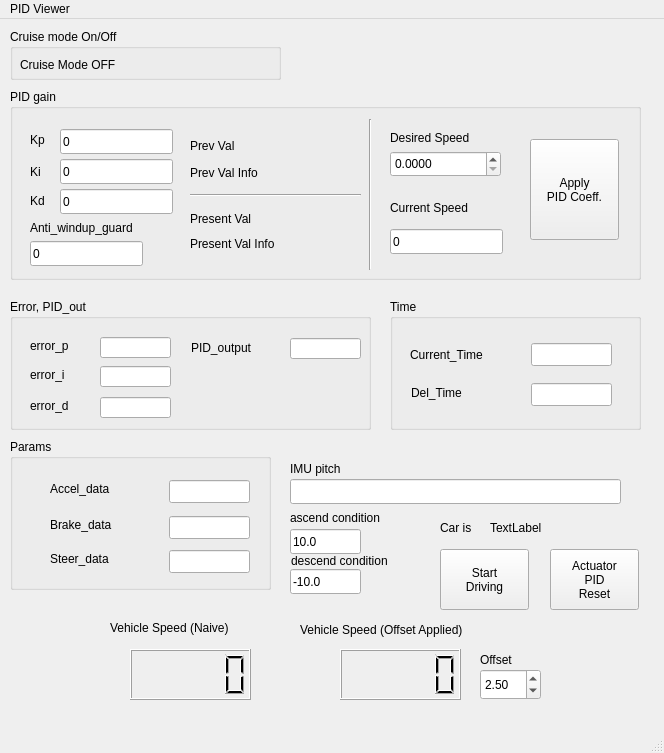
<?xml version="1.0" encoding="UTF-8"?>
<ui version="4.0">
 <class>MainWindow</class>
 <widget class="QMainWindow" name="MainWindow">
  <property name="geometry">
   <rect>
    <x>0</x>
    <y>0</y>
    <width>664</width>
    <height>753</height>
   </rect>
  </property>
  <property name="windowTitle">
   <string>MainWindow</string>
  </property>
  <widget class="QWidget" name="centralwidget">
   <widget class="QLCDNumber" name="lcdNumber">
    <property name="geometry">
     <rect>
      <x>130</x>
      <y>630</y>
      <width>121</width>
      <height>51</height>
     </rect>
    </property>
   </widget>
   <widget class="QLabel" name="label">
    <property name="geometry">
     <rect>
      <x>110</x>
      <y>600</y>
      <width>151</width>
      <height>17</height>
     </rect>
    </property>
    <property name="text">
     <string>Vehicle Speed (Naive)</string>
    </property>
   </widget>
   <widget class="QLabel" name="label_2">
    <property name="geometry">
     <rect>
      <x>300</x>
      <y>590</y>
      <width>211</width>
      <height>41</height>
     </rect>
    </property>
    <property name="text">
     <string>Vehicle Speed (Offset Applied)</string>
    </property>
   </widget>
   <widget class="QLCDNumber" name="lcdNumber_2">
    <property name="geometry">
     <rect>
      <x>340</x>
      <y>630</y>
      <width>121</width>
      <height>51</height>
     </rect>
    </property>
   </widget>
   <widget class="QGroupBox" name="groupBox">
    <property name="geometry">
     <rect>
      <x>10</x>
      <y>70</y>
      <width>631</width>
      <height>191</height>
     </rect>
    </property>
    <property name="title">
     <string>PID gain</string>
    </property>
    <widget class="QLineEdit" name="lineEdit">
     <property name="geometry">
      <rect>
       <x>50</x>
       <y>40</y>
       <width>113</width>
       <height>25</height>
      </rect>
     </property>
     <property name="text">
      <string>0</string>
     </property>
    </widget>
    <widget class="QLineEdit" name="lineEdit_2">
     <property name="geometry">
      <rect>
       <x>50</x>
       <y>70</y>
       <width>113</width>
       <height>25</height>
      </rect>
     </property>
     <property name="text">
      <string>0</string>
     </property>
    </widget>
    <widget class="QLineEdit" name="lineEdit_3">
     <property name="geometry">
      <rect>
       <x>50</x>
       <y>100</y>
       <width>113</width>
       <height>25</height>
      </rect>
     </property>
     <property name="text">
      <string>0</string>
     </property>
    </widget>
    <widget class="QLabel" name="label_3">
     <property name="geometry">
      <rect>
       <x>20</x>
       <y>42</y>
       <width>67</width>
       <height>17</height>
      </rect>
     </property>
     <property name="text">
      <string>Kp</string>
     </property>
    </widget>
    <widget class="QLabel" name="label_4">
     <property name="geometry">
      <rect>
       <x>20</x>
       <y>74</y>
       <width>67</width>
       <height>17</height>
      </rect>
     </property>
     <property name="text">
      <string>Ki</string>
     </property>
    </widget>
    <widget class="QLabel" name="label_5">
     <property name="geometry">
      <rect>
       <x>20</x>
       <y>103</y>
       <width>67</width>
       <height>17</height>
      </rect>
     </property>
     <property name="text">
      <string>Kd</string>
     </property>
    </widget>
    <widget class="Line" name="line">
     <property name="geometry">
      <rect>
       <x>180</x>
       <y>96</y>
       <width>171</width>
       <height>20</height>
      </rect>
     </property>
     <property name="orientation">
      <enum>Qt::Horizontal</enum>
     </property>
    </widget>
    <widget class="QLabel" name="label_6">
     <property name="geometry">
      <rect>
       <x>180</x>
       <y>48</y>
       <width>67</width>
       <height>17</height>
      </rect>
     </property>
     <property name="text">
      <string>Prev Val</string>
     </property>
    </widget>
    <widget class="QLabel" name="label_7">
     <property name="geometry">
      <rect>
       <x>180</x>
       <y>121</y>
       <width>81</width>
       <height>17</height>
      </rect>
     </property>
     <property name="text">
      <string>Present Val</string>
     </property>
    </widget>
    <widget class="QPushButton" name="pushButton">
     <property name="enabled">
      <bool>true</bool>
     </property>
     <property name="geometry">
      <rect>
       <x>520</x>
       <y>50</y>
       <width>89</width>
       <height>101</height>
      </rect>
     </property>
     <property name="text">
      <string>Apply 
PID Coeff.</string>
     </property>
    </widget>
    <widget class="QLabel" name="label_8">
     <property name="geometry">
      <rect>
       <x>180</x>
       <y>75</y>
       <width>121</width>
       <height>17</height>
      </rect>
     </property>
     <property name="text">
      <string>Prev Val Info</string>
     </property>
    </widget>
    <widget class="QLabel" name="label_9">
     <property name="geometry">
      <rect>
       <x>180</x>
       <y>146</y>
       <width>121</width>
       <height>17</height>
      </rect>
     </property>
     <property name="text">
      <string>Present Val Info</string>
     </property>
    </widget>
    <widget class="QLabel" name="label_11">
     <property name="geometry">
      <rect>
       <x>380</x>
       <y>40</y>
       <width>121</width>
       <height>17</height>
      </rect>
     </property>
     <property name="text">
      <string>Desired Speed</string>
     </property>
    </widget>
    <widget class="Line" name="line_2">
     <property name="geometry">
      <rect>
       <x>350</x>
       <y>30</y>
       <width>20</width>
       <height>151</height>
      </rect>
     </property>
     <property name="orientation">
      <enum>Qt::Vertical</enum>
     </property>
    </widget>
    <widget class="QLabel" name="label_25">
     <property name="geometry">
      <rect>
       <x>380</x>
       <y>110</y>
       <width>121</width>
       <height>17</height>
      </rect>
     </property>
     <property name="text">
      <string>Current Speed</string>
     </property>
    </widget>
    <widget class="QLabel" name="label_26">
     <property name="geometry">
      <rect>
       <x>20</x>
       <y>130</y>
       <width>141</width>
       <height>17</height>
      </rect>
     </property>
     <property name="text">
      <string>Anti_windup_guard</string>
     </property>
    </widget>
    <widget class="QLineEdit" name="lineEdit_9">
     <property name="geometry">
      <rect>
       <x>20</x>
       <y>152</y>
       <width>113</width>
       <height>25</height>
      </rect>
     </property>
     <property name="text">
      <string>0</string>
     </property>
    </widget>
    <widget class="QLineEdit" name="lineEdit_10">
     <property name="geometry">
      <rect>
       <x>380</x>
       <y>140</y>
       <width>113</width>
       <height>25</height>
      </rect>
     </property>
     <property name="text">
      <string>0</string>
     </property>
     <property name="readOnly">
      <bool>true</bool>
     </property>
    </widget>
    <widget class="QDoubleSpinBox" name="doubleSpinBox_2">
     <property name="geometry">
      <rect>
       <x>380</x>
       <y>62</y>
       <width>111</width>
       <height>26</height>
      </rect>
     </property>
     <property name="decimals">
      <number>4</number>
     </property>
     <property name="maximum">
      <double>1000.000000000000000</double>
     </property>
    </widget>
   </widget>
   <widget class="QDoubleSpinBox" name="doubleSpinBox">
    <property name="geometry">
     <rect>
      <x>480</x>
      <y>650</y>
      <width>61</width>
      <height>31</height>
     </rect>
    </property>
    <property name="minimum">
     <double>-99.000000000000000</double>
    </property>
    <property name="value">
     <double>2.500000000000000</double>
    </property>
   </widget>
   <widget class="QLabel" name="label_10">
    <property name="geometry">
     <rect>
      <x>480</x>
      <y>620</y>
      <width>61</width>
      <height>41</height>
     </rect>
    </property>
    <property name="text">
     <string>Offset</string>
    </property>
   </widget>
   <widget class="QPushButton" name="pushButton_2">
    <property name="geometry">
     <rect>
      <x>550</x>
      <y>530</y>
      <width>89</width>
      <height>61</height>
     </rect>
    </property>
    <property name="text">
     <string>Actuator
PID
Reset</string>
    </property>
   </widget>
   <widget class="QPushButton" name="pushButton_4">
    <property name="geometry">
     <rect>
      <x>440</x>
      <y>530</y>
      <width>89</width>
      <height>61</height>
     </rect>
    </property>
    <property name="text">
     <string>Start 
Driving</string>
    </property>
   </widget>
   <widget class="QGroupBox" name="groupBox_2">
    <property name="geometry">
     <rect>
      <x>10</x>
      <y>420</y>
      <width>261</width>
      <height>151</height>
     </rect>
    </property>
    <property name="title">
     <string>Params</string>
    </property>
    <widget class="QLabel" name="label_12">
     <property name="geometry">
      <rect>
       <x>40</x>
       <y>40</y>
       <width>111</width>
       <height>20</height>
      </rect>
     </property>
     <property name="text">
      <string>Accel_data</string>
     </property>
    </widget>
    <widget class="QLabel" name="label_13">
     <property name="geometry">
      <rect>
       <x>40</x>
       <y>76</y>
       <width>111</width>
       <height>20</height>
      </rect>
     </property>
     <property name="text">
      <string>Brake_data</string>
     </property>
    </widget>
    <widget class="QLabel" name="label_23">
     <property name="geometry">
      <rect>
       <x>40</x>
       <y>110</y>
       <width>111</width>
       <height>20</height>
      </rect>
     </property>
     <property name="text">
      <string>Steer_data</string>
     </property>
    </widget>
    <widget class="QLineEdit" name="lineEdit_11">
     <property name="geometry">
      <rect>
       <x>159</x>
       <y>41</y>
       <width>81</width>
       <height>23</height>
      </rect>
     </property>
     <property name="echoMode">
      <enum>QLineEdit::Normal</enum>
     </property>
     <property name="readOnly">
      <bool>true</bool>
     </property>
    </widget>
    <widget class="QLineEdit" name="lineEdit_12">
     <property name="geometry">
      <rect>
       <x>159</x>
       <y>77</y>
       <width>81</width>
       <height>23</height>
      </rect>
     </property>
     <property name="echoMode">
      <enum>QLineEdit::Normal</enum>
     </property>
     <property name="readOnly">
      <bool>true</bool>
     </property>
    </widget>
    <widget class="QLineEdit" name="lineEdit_13">
     <property name="geometry">
      <rect>
       <x>159</x>
       <y>111</y>
       <width>81</width>
       <height>23</height>
      </rect>
     </property>
     <property name="echoMode">
      <enum>QLineEdit::Normal</enum>
     </property>
     <property name="readOnly">
      <bool>true</bool>
     </property>
    </widget>
   </widget>
   <widget class="QGroupBox" name="groupBox_3">
    <property name="geometry">
     <rect>
      <x>10</x>
      <y>280</y>
      <width>361</width>
      <height>131</height>
     </rect>
    </property>
    <property name="title">
     <string>Error, PID_out</string>
    </property>
    <widget class="QLabel" name="label_14">
     <property name="geometry">
      <rect>
       <x>20</x>
       <y>38</y>
       <width>67</width>
       <height>17</height>
      </rect>
     </property>
     <property name="text">
      <string>error_p</string>
     </property>
    </widget>
    <widget class="QLabel" name="label_15">
     <property name="geometry">
      <rect>
       <x>20</x>
       <y>67</y>
       <width>67</width>
       <height>17</height>
      </rect>
     </property>
     <property name="text">
      <string>error_i</string>
     </property>
    </widget>
    <widget class="QLabel" name="label_16">
     <property name="geometry">
      <rect>
       <x>20</x>
       <y>98</y>
       <width>67</width>
       <height>17</height>
      </rect>
     </property>
     <property name="text">
      <string>error_d</string>
     </property>
    </widget>
    <widget class="QLabel" name="label_24">
     <property name="geometry">
      <rect>
       <x>181</x>
       <y>40</y>
       <width>81</width>
       <height>17</height>
      </rect>
     </property>
     <property name="text">
      <string>PID_output</string>
     </property>
    </widget>
    <widget class="QLineEdit" name="lineEdit_5">
     <property name="geometry">
      <rect>
       <x>90</x>
       <y>38</y>
       <width>71</width>
       <height>21</height>
      </rect>
     </property>
     <property name="echoMode">
      <enum>QLineEdit::Normal</enum>
     </property>
     <property name="readOnly">
      <bool>true</bool>
     </property>
    </widget>
    <widget class="QLineEdit" name="lineEdit_6">
     <property name="geometry">
      <rect>
       <x>90</x>
       <y>67</y>
       <width>71</width>
       <height>21</height>
      </rect>
     </property>
     <property name="echoMode">
      <enum>QLineEdit::Normal</enum>
     </property>
     <property name="readOnly">
      <bool>true</bool>
     </property>
    </widget>
    <widget class="QLineEdit" name="lineEdit_7">
     <property name="geometry">
      <rect>
       <x>90</x>
       <y>98</y>
       <width>71</width>
       <height>21</height>
      </rect>
     </property>
     <property name="echoMode">
      <enum>QLineEdit::Normal</enum>
     </property>
     <property name="readOnly">
      <bool>true</bool>
     </property>
    </widget>
    <widget class="QLineEdit" name="lineEdit_8">
     <property name="geometry">
      <rect>
       <x>280</x>
       <y>39</y>
       <width>71</width>
       <height>21</height>
      </rect>
     </property>
     <property name="echoMode">
      <enum>QLineEdit::Normal</enum>
     </property>
     <property name="readOnly">
      <bool>true</bool>
     </property>
    </widget>
   </widget>
   <widget class="QGroupBox" name="groupBox_5">
    <property name="geometry">
     <rect>
      <x>10</x>
      <y>10</y>
      <width>271</width>
      <height>51</height>
     </rect>
    </property>
    <property name="title">
     <string>Cruise mode On/Off</string>
    </property>
    <widget class="QLabel" name="label_17">
     <property name="geometry">
      <rect>
       <x>10</x>
       <y>27</y>
       <width>171</width>
       <height>17</height>
      </rect>
     </property>
     <property name="text">
      <string>Cruise Mode OFF</string>
     </property>
    </widget>
   </widget>
   <widget class="QGroupBox" name="groupBox_6">
    <property name="geometry">
     <rect>
      <x>390</x>
      <y>280</y>
      <width>251</width>
      <height>131</height>
     </rect>
    </property>
    <property name="title">
     <string>Time</string>
    </property>
    <widget class="QLabel" name="label_27">
     <property name="geometry">
      <rect>
       <x>20</x>
       <y>47</y>
       <width>101</width>
       <height>17</height>
      </rect>
     </property>
     <property name="text">
      <string>Current_Time</string>
     </property>
    </widget>
    <widget class="QLabel" name="label_28">
     <property name="geometry">
      <rect>
       <x>21</x>
       <y>85</y>
       <width>101</width>
       <height>17</height>
      </rect>
     </property>
     <property name="text">
      <string>Del_Time</string>
     </property>
    </widget>
    <widget class="QLineEdit" name="lineEdit_14">
     <property name="geometry">
      <rect>
       <x>141</x>
       <y>44</y>
       <width>81</width>
       <height>23</height>
      </rect>
     </property>
     <property name="echoMode">
      <enum>QLineEdit::Normal</enum>
     </property>
     <property name="readOnly">
      <bool>true</bool>
     </property>
    </widget>
    <widget class="QLineEdit" name="lineEdit_15">
     <property name="geometry">
      <rect>
       <x>141</x>
       <y>84</y>
       <width>81</width>
       <height>23</height>
      </rect>
     </property>
     <property name="echoMode">
      <enum>QLineEdit::Normal</enum>
     </property>
     <property name="readOnly">
      <bool>true</bool>
     </property>
    </widget>
   </widget>
   <widget class="QLineEdit" name="lineEdit_4">
    <property name="geometry">
     <rect>
      <x>290</x>
      <y>460</y>
      <width>331</width>
      <height>25</height>
     </rect>
    </property>
    <property name="readOnly">
     <bool>true</bool>
    </property>
   </widget>
   <widget class="QLabel" name="label_18">
    <property name="geometry">
     <rect>
      <x>290</x>
      <y>440</y>
      <width>111</width>
      <height>20</height>
     </rect>
    </property>
    <property name="text">
     <string>IMU pitch</string>
    </property>
   </widget>
   <widget class="QLineEdit" name="lineEdit_16">
    <property name="geometry">
     <rect>
      <x>290</x>
      <y>510</y>
      <width>71</width>
      <height>25</height>
     </rect>
    </property>
    <property name="text">
     <string>10.0</string>
    </property>
    <property name="readOnly">
     <bool>false</bool>
    </property>
   </widget>
   <widget class="QLineEdit" name="lineEdit_17">
    <property name="geometry">
     <rect>
      <x>290</x>
      <y>550</y>
      <width>71</width>
      <height>25</height>
     </rect>
    </property>
    <property name="text">
     <string>-10.0</string>
    </property>
    <property name="readOnly">
     <bool>false</bool>
    </property>
   </widget>
   <widget class="QLabel" name="label_19">
    <property name="geometry">
     <rect>
      <x>290</x>
      <y>490</y>
      <width>121</width>
      <height>17</height>
     </rect>
    </property>
    <property name="text">
     <string>ascend condition</string>
    </property>
   </widget>
   <widget class="QLabel" name="label_20">
    <property name="geometry">
     <rect>
      <x>291</x>
      <y>533</y>
      <width>121</width>
      <height>17</height>
     </rect>
    </property>
    <property name="text">
     <string>descend condition</string>
    </property>
   </widget>
   <widget class="QLabel" name="label_21">
    <property name="geometry">
     <rect>
      <x>490</x>
      <y>500</y>
      <width>67</width>
      <height>17</height>
     </rect>
    </property>
    <property name="text">
     <string>TextLabel</string>
    </property>
   </widget>
   <widget class="QLabel" name="label_22">
    <property name="geometry">
     <rect>
      <x>440</x>
      <y>500</y>
      <width>67</width>
      <height>17</height>
     </rect>
    </property>
    <property name="text">
     <string>Car is </string>
    </property>
   </widget>
  </widget>
  <widget class="QMenuBar" name="menubar">
   <property name="geometry">
    <rect>
     <x>0</x>
     <y>0</y>
     <width>664</width>
     <height>22</height>
    </rect>
   </property>
   <widget class="QMenu" name="menuPID_Viewer">
    <property name="title">
     <string>PID Viewer</string>
    </property>
   </widget>
   <addaction name="menuPID_Viewer"/>
  </widget>
  <widget class="QStatusBar" name="statusbar"/>
 </widget>
 <resources/>
 <connections/>
</ui>
